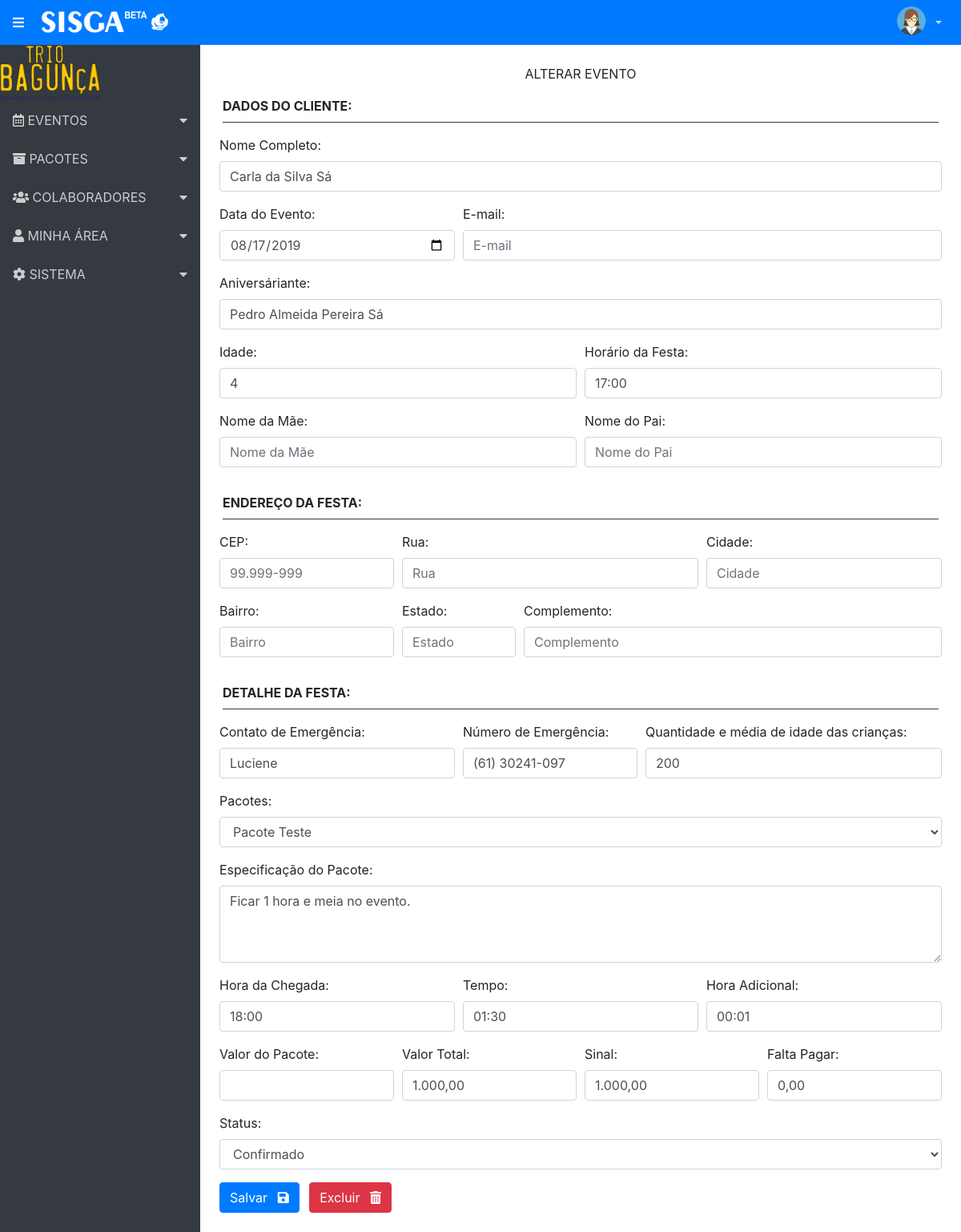
The app's page /Agenda/DetalheEvento/16 with its own data.
### tables this page shows
CREATE TABLE `evento` (
  `id_evento` int(11) NOT NULL,
  `nome_cli` varchar(50) NOT NULL,
  `niver_cli` varchar(50) NOT NULL,
  `idade_niver` varchar(15) NOT NULL,
  `data_evento` date NOT NULL,
  `email_cli` varchar(50) NOT NULL,
  `hora_evento` time NOT NULL,
  `nome_mae` varchar(100) NOT NULL,
  `nome_pai` varchar(100) NOT NULL,
  `cep_evento` varchar(11) NOT NULL,
  `rua_evento` text NOT NULL,
  `cidade_evento` varchar(50) NOT NULL,
  `bairro_evento` varchar(50) NOT NULL,
  `estado_evento` varchar(2) NOT NULL,
  `Complemento` text NOT NULL,
  `nome_emergencia` varchar(50) NOT NULL,
  `numero_emergencia` varchar(14) NOT NULL,
  `qtd_crianca_evento` varchar(5) NOT NULL,
  `idade_media_evento` varchar(15) NOT NULL,
  `id_pct` varchar(50) NOT NULL,
  `especificacao_pct` text NOT NULL,
  `psg_evento` text NOT NULL,
  `hora_chegada` time NOT NULL,
  `tempo_evento` time NOT NULL,
  `hora_adicional` time NOT NULL,
  `valor_pct` varchar(12) NOT NULL,
  `valor_total` varchar(12) NOT NULL,
  `sinal_valor` varchar(12) NOT NULL,
  `falta_pagar_valor` varchar(12) NOT NULL,
  `status_evento` varchar(10) NOT NULL
);

CREATE TABLE `pacotes` (
  `id_pct` int(9) NOT NULL,
  `nome_pct` varchar(50) DEFAULT '0',
  `tempo_pct` varchar(6) DEFAULT '0',
  `valor_pct` varchar(50) DEFAULT '0',
  `especificacao_pct` text NOT NULL,
  `obs_pct` text NOT NULL
);

### application/controllers/Agenda.php (called while the page is built, shortened)
<?php
class Agenda extends CI_Controller {
	function __construct() {
		$this->load->library('form_validation');
	}
	public function DetalheEvento() {
		$msg = null;
		$this->load->model('Pacotes_model');
		$lista = $this->Pacotes_model->MostraPacotes();
		$dados =  array('pacote' => $lista, 'dadospacote'=>null);
		$id = $this->uri->segment(3);
		$this->load->model('Agenda_model');
		$idEvento = $this->Agenda_model->RetornaIdAgenda($id);
		$Evento = array('evento' => $idEvento);
		$Evento['msg'] = $msg;
		$this->load->view('header', $dados);
		$this->load->view('menu');
		$this->load->view('AgendamentoAltera', $Evento);
		$this->load->view('footer');
	}
}

### index.php (called while the page is built, shortened)
<?php
require_once BASEPATH.'core/CodeIgniter.php';

### application/models/Agenda_model.php (called while the page is built, shortened)
<?php
class Agenda_model extends CI_Model {
	public function RetornaIdAgenda ($id) {
		return $this->db->get_where("evento", array ("id_evento" => $id)) -> row_array();
	}
}

### application/models/Pacotes_model.php (called while the page is built, shortened)
<?php
class Pacotes_model extends CI_Model {
	public function MostraPacotes () {
		return $this->db->get('pacotes')->result_array();
	}
}

### application/views/AgendamentoAltera.php (the view, shortened to what this page needs)
	<div class="container p-4">
	<form action="<?php echo base_url('Agenda/AlterarAgendamento');?>" method="POST">
		<p class="text-center">ALTERAR EVENTO</p>
		<span class="form-row border border-dark border-top-0 border-left-0 border-right-0 border-bottom-1 mb-3 ml-1 mt-3 mr-1 pb-2 font-weight-bold">DADOS DO CLIENTE: </span>
		<div class="form-group">
			<label for="inputcliente">Nome Completo:</label>
			<input type="text" name="nome_cliente" id="autocomplete" class="form-control" placeholder="Nome do Cliente" value="<?= $evento['nome_cli']; ?>">
		 </div>
		 <div class="form-row">
			 	<div class="form-group col-md-4">
			 		<label for="data">Data do Evento:</label>
			 		<input type="date" name="data_evento" class="form-control" id="data" value="<?= $evento['data_evento']; ?>">
			 	</div>
				<div class="form-group col-md-8">
					<label for="inputemail">E-mail:</label>
					<input type="email" name="email_cliente" id="inputemail" class="form-control" placeholder="E-mail" value="<?= $evento['email_cli']; ?>">
			 </div>
		 </div>
		 <div class="form-group">
	 		<label for="inputniver">Aniversáriante:</label>
	 		<input type="text" name="aniversariante" id="inputniver" class="form-control" placeholder="Nome do Aniversáriante" value="<?= $evento['niver_cli']; ?>">
		 </div>
		 <div class="form-row">
		 	<div class="form-group col-md-6">
		 		<label for="idade">Idade:</label>
		 		<input type="number" name="idade" class="form-control" id="idade" placeholder="Só Número" value="<?= $evento['idade_niver']; ?>">
		 	</div>
		 	<div class="form-group col-md-6">
		 		<label for="horario">Horário da Festa:</label>
		 		<input type="text" name="hora_evento" class="form-control hora" id="horario"  placeholder="00:00" value="<?= $evento['hora_evento']; ?>">
		 	</div>
		 </div>
		 <div class="form-row">
		 	<div class="form-group col-md-6">
		 		<label for="idade">Nome da Mãe:</label>
		 		<input type="text" name="nomemae" class="form-control" id="" placeholder="Nome da Mãe" value="<?= $evento['nome_mae']; ?>">
		 	</div>
		 	<div class="form-group col-md-6">
		 		<label for="idade">Nome do Pai:</label>
		 		<input type="text" name="nomepai" class="form-control" id="" placeholder="Nome do Pai" value="<?= $evento['nome_pai']; ?>">
		 	</div>
		 </div>
		 <span class="form-row border border-dark border-top-0 border-left-0 border-right-0 border-bottom-1 mb-3 ml-1 mt-3 mr-1 pb-2 font-weight-bold">ENDEREÇO DA FESTA: </span>
		 <div class="form-row">
	    	<div class="form-group col-md-3">
				<label for="cep">CEP:</label>
	  			<input type="text" name="cep" class="cep form-control" id="cep" placeholder="99.999-999" onblur="pesquisacep(this.value);">
			</div>
			<div class="form-group col-md-5">
				<label for="inputAddress">Rua:</label>
	  			<input type="text" name="rua" class="form-control" id="rua" placeholder="Rua" value="">
			</div>
			<div class="form-group col-md-4">
				<label for="cidade">Cidade:</label>
	  			<input type="text" name="cidade" class="form-control" id="cidade" placeholder="Cidade" value="">
			</div>
		</div>
		<div class="form-row">
	    	<div class="form-group col-md-3">
				<label for="inputAddress">Bairro:</label>
	  			<input type="text" name="bairro" class="form-control" id="bairro" placeholder="Bairro" value="">
			</div>
			<div class="form-group col-md-2">
				<label for="uf">Estado:</label>
	  			<input type="text" name="estado" class="form-control" id="estado" placeholder="Estado" value="">
			</div>
			<div class="form-group col-md-7">
				<label for="inputAddress">Complemento:</label>
	  			<input type="text" name="complemento" class="form-control" id="inputestado" placeholder="Complemento">
			</div>
		</div>
		<span class="form-row border border-dark border-top-0 border-left-0 border-right-0 border-bottom-1 mb-3 ml-1 mt-3 mr-1 pb-2 font-weight-bold">DETALHE DA FESTA: </span>
		 <div class="form-row">
		 	<div class="form-group col-md-4">
		 		<label for="emergencia">Contato de Emergência:</label>
		 		<input type="text" name="nome_emergencia" class="form-control" id="emergencia" placeholder="Nome" value="<?= $evento['nome_emergencia']; ?>">
		 	</div>
		 	<div class="form-group col-md-3">
		 		<label for="emergencia">Número de Emergência:</label>
		 		<input type="text" name="numero_emergencia" class="form-control cel" id="emergencia" placeholder="(99) 9999-9999" value="<?= $evento['numero_emergencia']; ?>">
		 	</div>
		 	<div class="form-group col-md-5">
		 		<label for="criancas">Quantidade e média de idade das crianças:</label>
		 		<input type="number" name="qtd_criancas" class="form-control" id="criancas" value="<?= $evento['qtd_crianca_evento']; ?>">
		 	</div>
		 </div>
		 <div class="form-group">
		 	<label for="selectpacotes">Pacotes:</label>
		 	<select  class="form-control" id="selectpacotes" name="pct">
		 		<option  value="<?= $evento['id_pct']; ?>" selected>
		 			<?php
		 				foreach ($pacote as $pct) {
			 				if ($evento['id_pct'] == $pct['id_pct']) {
			 					echo $pct['nome_pct'];
			 				}
			 			}
		 			?>
		 		</option>
		 	</select>
		 </div>
		 <div class="form-group">
		 		<label for="especificacao">Especificação do Pacote:</label>
		 		<textarea type="text" name="especificacao" id="especificacao" class="form-control"  disebled style="height:96px;"><?=  $evento['especificacao_pct']; ?> <?= $dadospacote['especificacao_pct'];?></textarea>
		 </div>
		 <div class="form-row">
		 	<div class="form-group col-md-4">
		 		<label for="chegada">Hora da Chegada:</label>
		 		<input type="text" name="hora_chegada" class="form-control hora" id="chegada" placeholder="00:00" value="<?= $evento['hora_chegada']; ?>">
		 	</div>
		 	<div class="form-group col-md-4">
		 		<label for="tempo">Tempo:</label>
		 		<input type="text" name="tempo_evento" id="tempo" class="form-control hora"  placeholder="00:00" value="<?=  $evento['tempo_evento']; ?><?= $dadospacote['tempo_evento'];?>" disebled>
		 	</div>
		 	<div class="form-group col-md-4">
		 		<label for="adicional">Hora Adicional:</label>
		 		<input type="text" name="hora_adicional" id="adicional" class="form-control hora"  value="<?=  $evento['hora_adicional']; ?>">
		 	</div>
		 </div>
		 <div class="form-row">
		 	<div class="form-group col-md-3">
		 		<label for="valor_pct">Valor do Pacote:</label>
		 		<input type="text" name="valor_pct" class="form-control moeda" id="valor_pct" value="<?= $evento['valor_pct']; ?>">
		 	</div>
		 	<div class="form-group col-md-3">
		 		<label for="valor_total">Valor Total:</label>
		 		<input type="text" name="valor_total" class="form-control moeda" id="valor_total" value="<?= $evento['valor_total']; ?>">
		 	</div>
		 	<div class="form-group col-md-3">
		 		<label for="sinal">Sinal:</label>
		 		<input type="text" name="sinal_valor" class="form-control moeda" id="sinal" value="<?= $evento['sinal_valor']; ?>">
		 	</div>
		 	<div class="form-group col-md-3">
		 		<label for="falta_pagar">Falta Pagar:</label>
		 		<input type="text" name="falta_pagar" class="form-control moeda" id="falta_pagar" value="<?= $evento['falta_pagar_valor']; ?>">
		 	</div>
		 </div>
		 <div class="form-row">
		 	<div class="form-group col-md-12">
		 		<label for="status">Status:</label>
		 		<select  class="form-control" id="selectpacotes" name="status">
		 			<option value="<?= $evento['status_evento']; ?>" selected> <?= $evento['status_evento']; ?></option>
				</select>
		 	</div>
		 </div>
		 	<button type="submit" class="btn btn-primary">Salvar <i class="fas fa-save ml-2"></i></button>
		 	<a href="<?= base_url('Agenda/ExcluirEvento?id='.$evento['id_evento']);?>" class="btn btn-danger ml-2">Excluir <i class="fas fa-trash-alt ml-2"></i></a>
		 </div>
</div>

### records on screen
evento: nome_cliente "Carla da Silva Sá", data_evento "08/17/2019", aniversariante "Pedro Almeida Pereira Sá", idade "4", hora_evento "17:00", nome_emergencia "Luciene", numero_emergencia "(61) 30241-097", qtd_criancas "200", pct "Pacote Teste", especificacao "Ficar 1 hora e meia no evento.", hora_chegada "18:00", tempo_evento "01:30", hora_adicional "00:01", valor_total "1.000,00", sinal_valor "1.000,00", falta_pagar "0,00", status "Confirmado"
